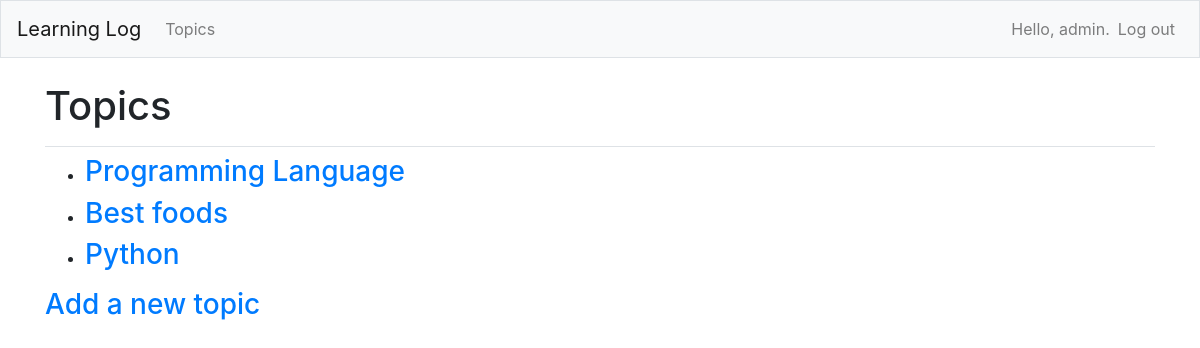
The app's page /topics/ (signed in) with its own data.
### learning_logs/models.py (models this page shows)
class Topic(models.Model):
     text = models.CharField(max_length=200)
     date_added = models.DateTimeField(auto_now_add=True)
     owner = models.ForeignKey(User, on_delete=models.CASCADE)
     def __str__(self):
           return self.text

### learning_logs/views.py (the view)
# urls.py: path('topics/', views.topics, name='topics'),
@login_required
def topics(request):
    topics = Topic.objects.filter(owner=request.user).order_by('date_added')
    context = {'topics': topics}
    return render(request, 'learning_logs/topics.html', context)

### learning_logs/templates/learning_logs/topics.html (shortened to what this page needs)
<!DOCTYPE html>
<html lang="en">
<head>
</head>
<body>
</body>
</html>
{% extends "learning_logs/base.html" %}
{% block page_header %}
<h1>Topics</h1>
{% endblock page_header %}
{% block content %}
<ul>
    {% for topic in topics %}
    <li><h3>
        <a href="{% url 'learning_logs:topic' topic.id %}">{{ topic }}</a>
         </h3></li>
    {% empty %}
         <li><h3>No topics have been added yet.</h3></li>
    {% endfor %}
     </ul>
<h3><a href="{% url 'learning_logs:new_topic' %}">Add a new topic</a></h3>
{% endblock content %}

### learning_logs/templates/learning_logs/base.html (shortened to what this page needs)
<!doctype html>
{% load bootstrap4 %}
 <html lang="en">
 <head>
     {% bootstrap_css %}
</head>
 <body>
 <nav class="navbar navbar-expand-md navbar-light bg-light mb-4 border">
  <a class="navbar-brand" href="{% url 'learning_logs:index'%}">
           Learning Log</a>
     <div class="collapse navbar-collapse" id="navbarCollapse">
       <ul class="navbar-nav mr-auto">
         <li class="nav-item">
           <a class="nav-link" href="{% url 'learning_logs:topics'%}">
               Topics</a></li>
       </ul>
<ul class="navbar-nav ml-auto">
    {% if user.is_authenticated %}
<li class="nav-item">
     <span class="navbar-text">Hello, {{ user.username }}.</span>
    </li>
             <li class="nav-item">
               <a class="nav-link" href="{% url 'users:logout' %}">Log out</a>
             </li>
           {% else %}
             <li class="nav-item">
               <a class="nav-link" href="{% url 'users:register' %}">Register</a>
             </li>
             <li class="nav-item">
               <a class="nav-link" href="{% url 'users:login' %}">Log in</a></li>
           {% endif %}
         </ul>
          </div>
</nav>
 <main role="main" class="container">
     <div class="pb-2 mb-2 border-bottom">
         {% block page_header %}{% endblock page_header %}
       </div>
     <div>
         {% block content %}{% endblock content %}
       </div>
     </main>
   </body>
   </html>

### records on screen
Topic: text "Programming Language"
Topic: text "Best foods"
Topic: text "Python"

### other values on screen
{{ user.username }} "admin"
